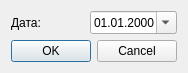
<?xml version="1.0" encoding="UTF-8"?>
<ui version="4.0">
 <class>addDateDlg</class>
 <widget class="QDialog" name="addDateDlg">
  <property name="geometry">
   <rect>
    <x>0</x>
    <y>0</y>
    <width>169</width>
    <height>61</height>
   </rect>
  </property>
  <property name="windowTitle">
   <string>Add Date Dialog</string>
  </property>
  <layout class="QVBoxLayout" name="verticalLayout">
   <item>
    <layout class="QHBoxLayout" name="horizontalLayout">
     <item>
      <widget class="QLabel" name="label">
       <property name="text">
        <string>Дата:</string>
       </property>
      </widget>
     </item>
     <item>
      <widget class="QDateEdit" name="dateEdit">
       <property name="displayFormat">
        <string>dd.MM.yyyy</string>
       </property>
       <property name="calendarPopup">
        <bool>true</bool>
       </property>
      </widget>
     </item>
    </layout>
   </item>
   <item>
    <widget class="QDialogButtonBox" name="dateButtonBox">
     <property name="orientation">
      <enum>Qt::Horizontal</enum>
     </property>
     <property name="standardButtons">
      <set>QDialogButtonBox::Cancel|QDialogButtonBox::Ok</set>
     </property>
     <property name="centerButtons">
      <bool>true</bool>
     </property>
    </widget>
   </item>
  </layout>
 </widget>
 <resources/>
 <connections>
  <connection>
   <sender>dateButtonBox</sender>
   <signal>accepted()</signal>
   <receiver>addDateDlg</receiver>
   <slot>accept()</slot>
   <hints>
    <hint type="sourcelabel">
     <x>248</x>
     <y>254</y>
    </hint>
    <hint type="destinationlabel">
     <x>157</x>
     <y>274</y>
    </hint>
   </hints>
  </connection>
  <connection>
   <sender>dateButtonBox</sender>
   <signal>rejected()</signal>
   <receiver>addDateDlg</receiver>
   <slot>reject()</slot>
   <hints>
    <hint type="sourcelabel">
     <x>316</x>
     <y>260</y>
    </hint>
    <hint type="destinationlabel">
     <x>286</x>
     <y>274</y>
    </hint>
   </hints>
  </connection>
 </connections>
</ui>
